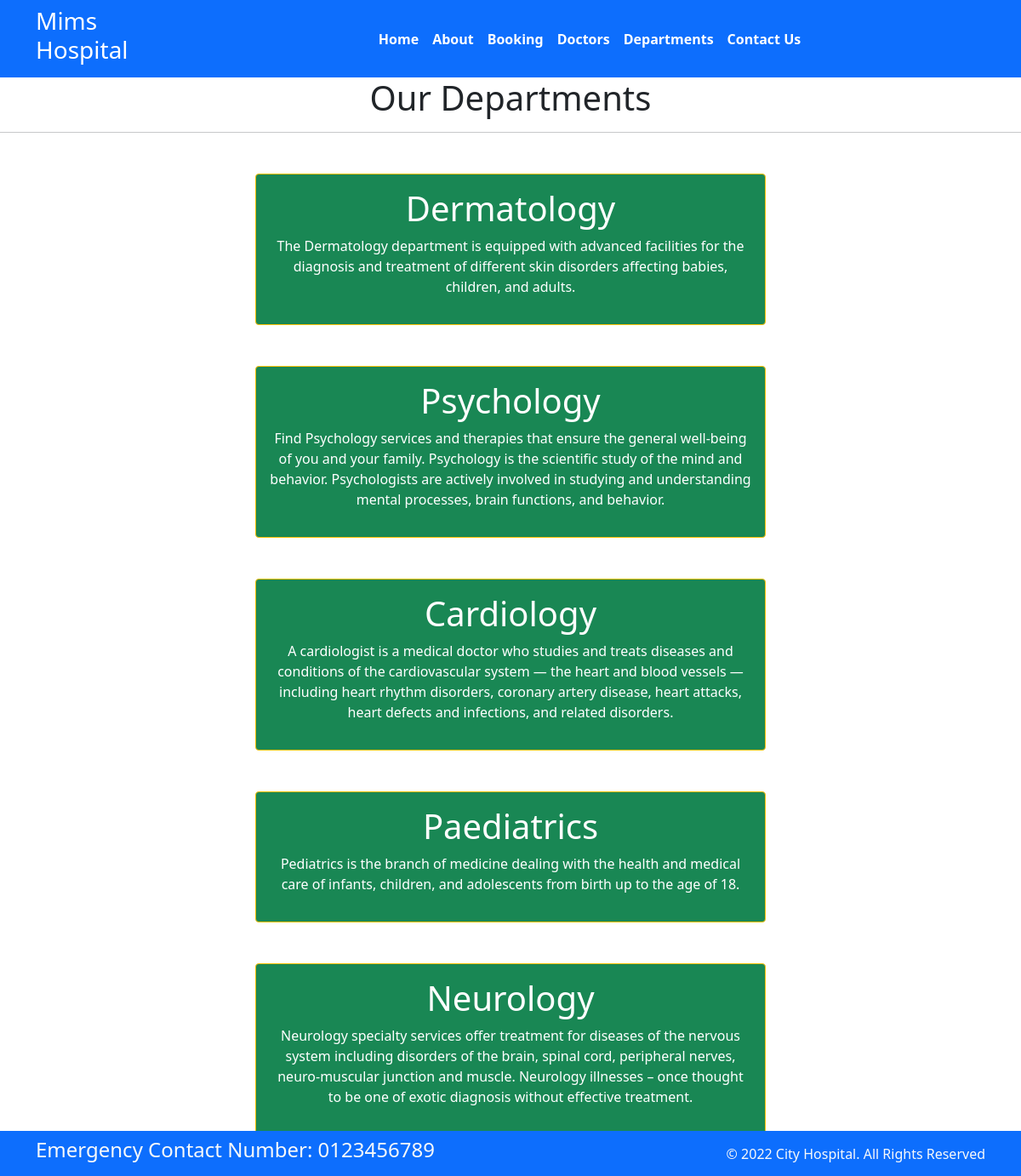
Page /department/ on the committed database.
### home/models.py (models this page shows, shortened)
class Department(models.Model):
    dep_name = models.CharField(max_length=100)
    dep_description = models.TextField()

### home/views.py (the view)
# urls.py: path('department/', views.department, name='department'),
def department(request):
    dict_dept={
        'dept': Department.objects.all()
    }
    return render(request, 'department.html', dict_dept)

### templates/department.html (shortened to what this page needs)
{% extends 'base.html' %}
{% block content %}
<h1 class="text-center"> Our Departments</h1>
<hr>
{% for d in dept %}
<div class="mx-auto w-50 bg-success text-center text-white p-3 my-5 border border-warning rounded">
    <h1>{{d.dep_name}}</h1>
    <p>{{d.dep_description}}</p>
</div>
{% endfor %}
{% endblock %}

### templates/base.html (shortened to what this page needs)
{% load static %}
<!DOCTYPE html>
<html>
  <head>
    <link rel="stylesheet"
      href=" https://cdn.jsdelivr.net/npm/bootstrap@5.1.3/dist/css/bootstrap.min.css ">
    <link rel="stylesheet"
      href="https://use.fontawesome.com/releases/v5.2.0/css/all.css">
    <link rel="stylesheet"
      href="{% static '/css/styles.css' %}">
  </head>
  <body>
    <nav class="navbar bg-primary navbar-expand-md ">
      <div class="container">
        <div class="col-2 text-left pl-md-0">
          <h3 class="text-white"> Mims Hospital </h3>
        </div>
        <div
          class="collapse navbar-collapse justify-content-center col-md-8 navbar-collapse-3">
          <ul class="navbar-nav justify-content-center  fw-bold">
            <li class="nav-item active">
              <a class="nav-link text-white" href="{% url 'home' %}">Home </a>
            </li>
            <li class="nav-item">
              <a class="nav-link text-white" href="{% url 'about' %}">About</a>
            </li>
            <li class="nav-item">
              <a class="nav-link text-white" href="{% url 'booking' %}">Booking</a>
            </li>
            <li class="nav-item">
              <a class="nav-link text-white" href="{% url 'doctors' %}">Doctors</a>
            </li>
			 <li class="nav-item">
              <a class="nav-link text-white" href="{% url 'department' %}">Departments</a>
            </li>
            <li class="nav-item">
              <a class="nav-link text-white" href="{% url 'contact' %}">Contact Us</a>
            </li>
          </ul>
        </div>
      </div>
    </nav>
    {% block content %}{% endblock %}
    <section class="fixed-bottom">
      <footer class="pt-2 pb-2  bg-primary text-light">
        <div class="container">
          <div class="row align-items-center">
            <div class="col-12 col-md-8">
              <h4>Emergency Contact Number: 0123456789</h4>
            </div>
            <div class="col-12 col-md-4 mt-4 mt-md-0 text-center text-md-end">
              © 2022 City Hospital. All Rights Reserved
            </div>
          </div>
        </div>
      </footer>
    </section>
  </body>
</html>

### rows in the picture
Department: dep_name "Dermatology", dep_description "The Dermatology department is equipped with advanced facilities for the diagnosis and treatment of different skin disorders affecting babies, children, and adults."
Department: dep_name "Psychology", dep_description "Find Psychology services and therapies that ensure the general well-being of you and your family. Psychology is the scientific study of the mind and behavior. Psychologists are actively involved in studying and understanding mental processes, brain functions, and behavior."
Department: dep_name "Cardiology", dep_description "A cardiologist is a medical doctor who studies and treats diseases and conditions of the cardiovascular system — the heart and blood vessels — including heart rhythm disorders, coronary artery disease, heart attacks, heart defects and infections, and related disorders."
Department: dep_name "Paediatrics", dep_description "Pediatrics is the branch of medicine dealing with the health and medical care of infants, children, and adolescents from birth up to the age of 18."
Department: dep_name "Neurology", dep_description "Neurology specialty services offer treatment for diseases of the nervous system including disorders of the brain, spinal cord, peripheral nerves, neuro-muscular junction and muscle. Neurology illnesses – once thought to be one of exotic diagnosis without effective treatment."
